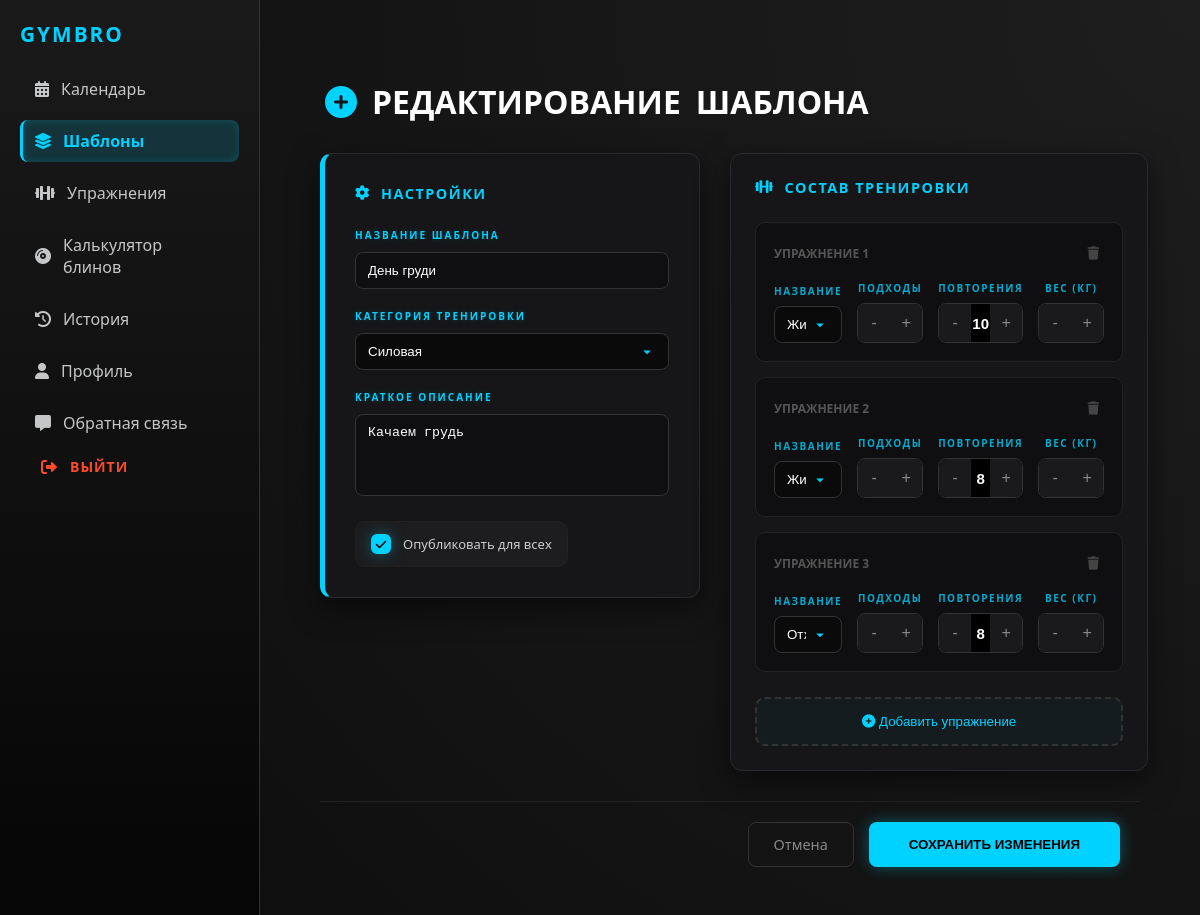
Page /web/templates/edit/5 (signed in) on the committed database.
### tables this page shows
CREATE TABLE workout_templates (
    id INTEGER PRIMARY KEY,
    user_id INTEGER,
    name TEXT NOT NULL,
    description TEXT,
    category TEXT,
    is_public INTEGER NOT NULL DEFAULT 0,
    FOREIGN KEY (user_id) REFERENCES users(id) ON DELETE CASCADE
);

CREATE TABLE template_exercises (
    id INTEGER PRIMARY KEY,
    template_id INTEGER NOT NULL,
    exercise_id INTEGER NOT NULL,
    sets INTEGER,
    reps INTEGER,
    weight REAL,
    order_index INTEGER NOT NULL,
    FOREIGN KEY (template_id) REFERENCES workout_templates(id) ON DELETE CASCADE,
    FOREIGN KEY (exercise_id) REFERENCES exercises(id) ON DELETE CASCADE
);

CREATE TABLE exercises (
    id INTEGER PRIMARY KEY,
    name TEXT NOT NULL,
    description TEXT,
    muscle_group TEXT
);

### backend/main.py (the view)
@app.get("/web/templates/edit/{template_id}", tags=["Web UI"])
async def web_edit_template_page(request: Request, template_id: int):
    user_id = request.cookies.get("user_id")
    if not user_id:
        return RedirectResponse(url="/", status_code=303)
    conn = get_db_connection()
    template = sql.select_by_id(conn, "workout_templates", template_id)
    if not template or template['user_id'] != int(user_id):
        conn.close()
        return RedirectResponse(url="/web/templates?view=my&error=forbidden", status_code=303)
    current_exercises = sql.select_all(conn, "template_exercises", f"template_id = {template_id}")
    all_exercises = sql.select_all(conn, "exercises")
    categories = ["Силовая", "Кардио", "Растяжка", "Йога"]
    conn.close()
    return templates.TemplateResponse(
    request=request,
    name="edit_template.html",
    context={
        "template": template,
        "current_exercises": current_exercises,
        "all_exercises": all_exercises,
        "categories": categories
    }
)

### frontend/templates/edit_template.html (shortened to what this page needs)
{% extends "base.html" %}
{% block content %}
<div class="template-container">
    <div class="catalog-header-box" style="margin-bottom: 30px;">
        <h1><i class="fas fa-plus-circle"></i> РЕДАКТИРОВАНИЕ <span>ШАБЛОНА</span></h1>
    </div>
    <form action="/web/templates/edit/{{ template.id }}" method="post">
        <div class="template-grid">
            <div class="form-card">
                <h3 class="card-title"><i class="fas fa-cog"></i> Настройки</h3>
                <div class="form-group">
                    <label>Название шаблона</label>
                    <input type="text" name="name" class="input-styled" placeholder="Напр: День Спины" value="{{ template.name }}" required>
                </div>
                <div class="form-group">
                    <label>Категория тренировки</label>
                    <select name="category" class="input-styled">
                        {% for cat in categories %}<option value="{{ cat }}" {% if cat == template.category %}selected{% endif %}>{{ cat }}</option>{% endfor %}
                    </select>
                </div>
                <div class="form-group">
                    <label>Краткое описание</label>
                    <textarea name="description" class="input-styled" rows="4" placeholder="Заметки по темпу или отдыху...">{{ template.description or '' }}</textarea>
                </div>
                <label class="checkbox-wrapper">
                    <input type="checkbox" name="is_public" value="1" {% if template.is_public %}checked{% endif %}>
                    <span class="checkbox-label">Опубликовать для всех</span>
                </label>
            </div>
            <div class="form-card">
                <h3 class="card-title"><i class="fas fa-dumbbell"></i> Состав тренировки</h3>
                <div id="exercise-list">
                    {% for cur_ex in current_exercises %}
                    <div class="exercise-item">
                        <div class="exercise-item-header">
                            <span class="exercise-num">Упражнение {{ loop.index }}</span>
                            <button type="button" class="btn-remove-ex" onclick="removeRow(this)"><i class="fas fa-trash"></i></button>
                        </div>
                        <div class="exercise-inputs">
                            <div class="stepper-container">
                                <span class="stepper-label">Название</span>
                                <select name="exercise_ids" class="input-styled ex-select" required>
                                    {% for ex in all_exercises %}<option value="{{ ex.id }}" {% if ex.id == cur_ex.exercise_id %}selected{% endif %}>{{ ex.name }}</option>{% endfor %}
                                </select>
                            </div>
                            <div class="stepper-container">
                                <span class="stepper-label">Подходы</span>
                                <div class="stepper">
                                    <button type="button" onclick="step(this, -1)">-</button>
                                    <button type="button" onclick="step(this, 1)">+</button>
                                </div>
                            </div>
                            <div class="stepper-container">
                                <span class="stepper-label">Повторения</span>
                                <div class="stepper">
                                    <button type="button" onclick="step(this, -1)">-</button>
                                    <input type="number" name="reps" value="{{ cur_ex.reps }}" min="1">
                                    <button type="button" onclick="step(this, 1)">+</button>
                                </div>
                            </div>
                            <div class="stepper-container">
                                <span class="stepper-label">Вес (кг)</span>
                                <div class="stepper">
                                    <button type="button" onclick="step(this, -2.5)">-</button>
                                    <button type="button" onclick="step(this, 2.5)">+</button>
                                </div>
                            </div>
                        </div>
                    </div>
                    {% endfor %}
                </div>
                <button type="button" class="btn-add-exercise" onclick="addExerciseRow()">
                    <i class="fas fa-plus-circle"></i> Добавить упражнение
                </button>
            </div>
        </div>
        <div class="form-actions">
            <a href="/web/templates?view=my" class="btn-cancel-text">Отмена</a>
            <button type="submit" class="btn-save-main">СОХРАНИТЬ ИЗМЕНЕНИЯ</button>
        </div>
    </form>
</div>
{% endblock %}

### rows in the picture
workout_templates: name "День груди", category "Силовая", description "Качаем грудь", is_public "☑"
template_exercises: exercise_ids "Жим штанги лежа", reps "10"
template_exercises: exercise_ids "Жим штанги лежа", reps "8"
template_exercises: exercise_ids "Отжимания на брусьях", reps "8"
